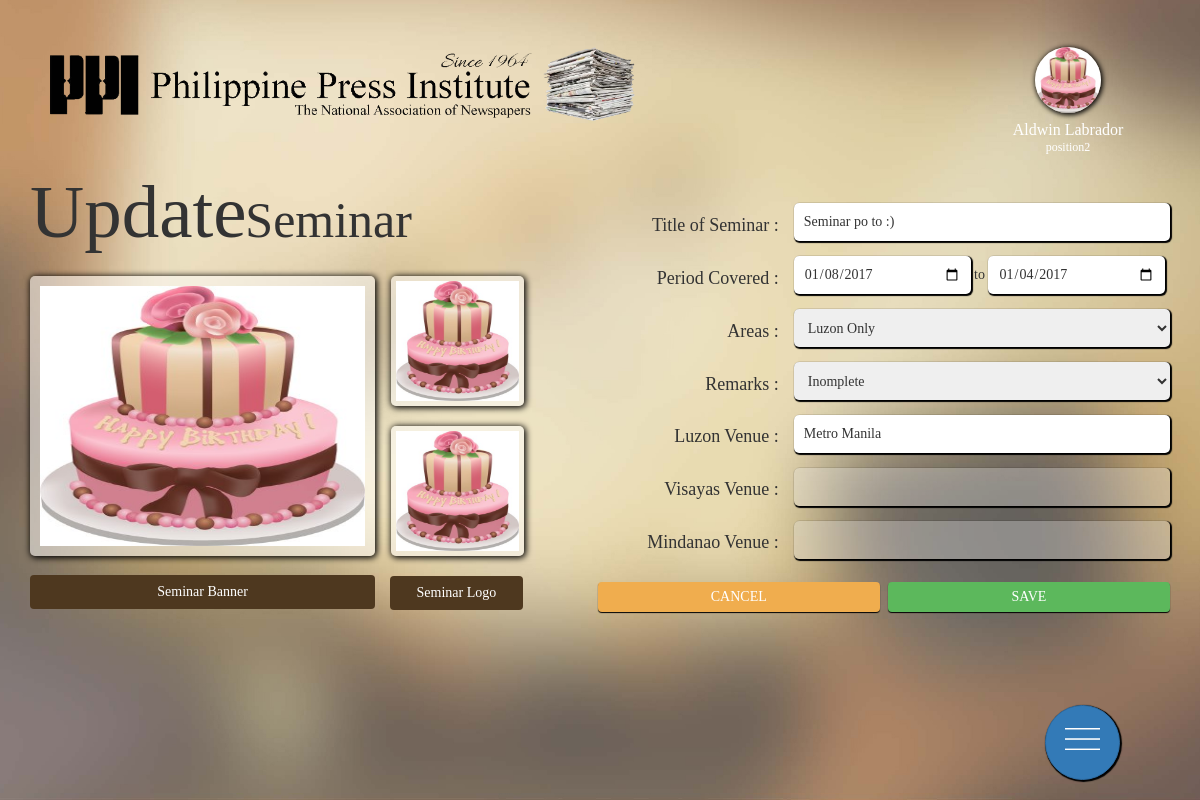
/seminarUpdate.php?id=5 (signed in), run on the app's committed database.
### tables this page shows
CREATE TABLE `tbl_seminars` (
  `id` int(11) NOT NULL,
  `partner_id` int(11) NOT NULL,
  `title_seminar` mediumtext NOT NULL,
  `period_to` date NOT NULL,
  `period_from` date NOT NULL,
  `areas` varchar(25) NOT NULL,
  `remarks` varchar(25) NOT NULL,
  `luzon` mediumtext NOT NULL,
  `visayas` mediumtext NOT NULL,
  `mindanao` mediumtext NOT NULL,
  `seminar_logo` mediumtext NOT NULL,
  `seminar_banner` mediumtext NOT NULL,
  `date_added` datetime NOT NULL,
  `date_updated` datetime NOT NULL,
  `deleted` varchar(3) NOT NULL
);

### seminarUpdate.php (the view, shortened to what this page needs)
<!DOCTYPE html>
<html>
<?php include("connection.php"); ?>
<head>
	<?php include("head.php"); ?>
	<?php include("queries.php"); ?>
</head>
<body class="goldNoBorder">
	<div class="container-fluid">
		<?php header2(); ?>
		<div class="container">
		<form action="" method="POST" enctype="multipart/form-data">
			<div class="leftSideSeminar">
				<p>Update <span>Seminar</span></p><br>
				<?php
					$sql = "SELECT * FROM tbl_seminars WHERE id = '".$_GET['id']."'";
					$query = mysqli_query($connection,$sql);
					$result = mysqli_fetch_assoc($query);
				?>
                <div class="preview">
					<div class="logoBox">
						<img id="seminarLogoImagePreview" class="logoPreview" src="<?php echo $result['seminar_logo']; ?>">
						<img id="seminarLogo2ImagePreview" class="logoPreview" src="<?php echo $result['seminar_logo']; ?>">
						<span class="btn btn-file two" style="color: white">Seminar Logo<input type="file" name="seminarLogoImage" id="uploadImageSeminarLogo" onchange="PreviewImageSeminarLogo();" ></span>
					</div>
                	<img id="seminarBannerImagePreview" class="bannerPreview" src="<?php echo $result['seminar_banner']; ?>">
                	<span class="btn btn-file" style="color: white">
                	Seminar Banner<input type="file" name="seminarBannerImage" id="uploadImageSeminarBanner" onchange="PreviewImageSeminarBanner();" >
                	</span>
                </div>
			</div>
			<div class="rightSideSeminar">
				<div class="fieldName">
					<ul>
						<li>Title of Seminar :</li>
						<li>Period Covered :</li>
						<li>Areas :</li>
						<li>Remarks :</li>
						<li>Luzon Venue :</li>
						<li>Visayas Venue :</li>
						<li>Mindanao Venue :</li>
					</ul>
				</div>
				<div class="textBoxes">
					<input type="text" name="title_seminar" value="<?php echo $result['title_seminar']; ?>">
					<input type="date" name="period_to" value="<?php echo $result['period_to']; ?>"> to <input type="date" name="period_from" value="<?php echo $result['period_from']; ?>">
					<select name="areas" id="areasCollection">
						<option value="Luzon Only" id="luzon" <?php if($result['areas']=="Luzon Only") echo 'selected'; ?>>Luzon Only</option>
					</select>
					<select name="remarks">
						<option value="Incomplete" <?php if($result['remarks']=="Incomplete") echo 'selected'; ?>>Inomplete</option>
					</select>
					<input type="text" name="luzon" id="luzonVenue" value="<?php echo $result['luzon']; ?>">
					<input type="text" name="visayas" id="visayasVenue" value="<?php echo $result['visayas']; ?>">
					<input type="text" name="mindanao" id="mindanaoVenue" value="<?php echo $result['mindanao']; ?>">
				</div>
				<div class="cmsButtons">
					<button type="submit" class="btn-success" name="seminarUpdate">SAVE</button>
					<button type="button" class="btn-warning" onclick="location.href='partnerSeminars.php'">CANCEL</button>
				</div>
			</div>
		</div>
	</div>
</body>
		<?php floatButtonsSeminarManager(); ?>
</html>

### head.php (shortened to what this page needs)
<link rel="stylesheet" type="text/css" href="css/stylesheet.css">
<link rel="stylesheet" type="text/css" href="css/bootstrap.min.css">
<?php
	function header2(){
?>
		<div style="float:left">
			<div class="header2">
				<img src="img/PPI Logo2.png" width="100%">
			</div>
			<div class="header">
        <div class="dropdown profile">
  				<img src="<?php adminInfo("photo"); ?>" class="dropdown-toggle" data-toggle="dropdown">
        </div>
				<p style="font-size: 16px"><?php adminInfo("full_name") ?></p>
				<p><?php adminInfo("position"); ?></p>
			</div>
		</div>
<?php
	}
?>
<?php
	function floatButtonsSeminarManager(){
?>
    <div class="mini">
      <div class="btn-group">
        <a href="javascript:void(0)" class="btn btn-primary btn-fab" id="main">
          	<img src = "img/Menu.png">
        </a>
      </div>
    </div>
<?php
	}
?>

### queries.php (shortened to what this page needs)
<?php
	function adminInfo($detail){
		include("connection.php");
		$sql= "SELECT * FROM tbl_admin WHERE id = '".$_SESSION['id']."'";
			$query = mysqli_query($connection, $sql);
			$result = mysqli_fetch_assoc($query);
			$photo = $result['photo'];
			$username = $result['username'];
			$last_name = $result['last_name'];
			$first_name = $result['first_name'];
			$full_name = $first_name.' '.$last_name;
			$position = $result['position'];
			$admin_type = $result['admin_type'];
			if($detail=="photo"){
				echo $photo;
			}else if($detail=="username"){
				echo $username;
			}else if($detail=="position"){
				echo $position;
			}else if($detail=="last_name"){
				echo $last_name;
			}else if($detail=="first_name"){
				echo $first_name;
			}else if($detail=="full_name"){
				echo $full_name;
			}else if($detail=="admin_type"){
				echo $admin_type;
			}
	}
?>

### css/stylesheet.css (style rules this page uses)
* { font-family: Century Gothic; }
body.goldNoBorder { background-image: url(../img/PPI_BackgroundNoBorder.jpg); background-size: 100% 100%; background-repeat: no-repeat; background-attachment: fixed; }
.header { float: right; width: 20%; margin-top: 4%; }
.header p { text-align: center; line-height: 20%; margin-top: 15px; font-family: Century Gothic; font-size: 12px; color: white; }
.profile { width: 66px; height: 66px; border-radius: 50%; background-color: transparent; margin: 0 auto; box-shadow: 1px 1px 5px 1px black; }
.profile img { border-radius: 50%; width: 66px; height: 66px; float: left; }
.header2 { width: 50%; float: left; margin-top: 4%; margin-left: 3%; }
.btn-group .btn-fab { position: fixed !important; right: 20px; }
#main { bottom: 20px; border-radius: 50%; height: 75px; width: 75px; margin-right: 5%; box-shadow: 1px 1px 1px 1px black; }
.mini img { width: 70%; margin-top: 10px; filter: brightness(0) invert(1); }
.preview { width: 100%; float: left; }
.bannerPreview { width: 70%; height: 280px; float: left; border-radius: 5px; margin-bottom: 4%; background-color: rgba(255,255,255,0.5); box-shadow: 1px 1px 6px 1px black; padding: 10px; }
.logoPreview { width: 100%; height: 130px; margin-left: 1%; border-radius: 5px; background-color: rgba(255,255,255,0.5); box-shadow: 1px 1px 6px 1px black; float: left; margin-bottom: 20px; padding: 5px; }
.logoBox { width: 27%; float: right; }
.btn-file { position: relative; overflow: hidden; width: 70%; background-color: #4E381F; color: white; }
.two { width: 100%; }
.fieldName { width: 40%; float: left; padding-right: 15px; }
.fieldName ul li { list-style: none; text-decoration: none; text-align: right; margin-top: 10px; margin-bottom: 27px; font-size: 18px; font-family: Century Gothic; }
.textBoxes { width: 60%; float: left; }
.textBoxes input[type="text"] { width: 100%; border-radius: 5px; border: none; margin-bottom: 15px; height: 38px; padding: 0px 10px; box-shadow: 1px 1px 1px 1px black; float: left; }
.cmsButtons { width: 100%; float: left; }
.cmsButtons button { width: 45%; float: right; margin-left: 8px; border-radius: 4px; border: none; height: 30px; box-shadow: 0px 1px 1px 0px black; }
.leftSideSeminar { width: 45%; height: 120px; float: left; padding-right: 20px; }
.leftSideSeminar p { float: left; font-size: 75px; font-family: AardvarkBold; }
.leftSideSeminar p span { margin-left: -20px; font-size: 50px; }
.rightSideSeminar { width: 55%; height: 100px; float: left; padding-top: 45px; }
.textBoxes input[type="text"] { width: 100%; border-radius: 5px; border: none; margin-bottom: 15px; height: 38px; padding: 0px 10px; box-shadow: 1px 1px 1px 1px black; }
.textBoxes select { width: 100%; border-radius: 5px; border: none; margin-bottom: 15px; height: 38px; padding: 0px 10px; box-shadow: 1px 1px 1px 1px black; }
.textBoxes input[type="date"] { width: 47%; border-radius: 5px; border: none; margin-bottom: 15px; height: 38px; padding: 0px 10px; box-shadow: 1px 1px 1px 1px black; }

### data on the page
tbl_seminars: seminar_logo (picture), seminar_banner (picture), title_seminar "Seminar po to :)", period_to "01/08/2017", period_from "01/04/2017", areas "Luzon Only", remarks "Inomplete", luzon "Metro Manila"

### other printed values
$full_name "Aldwin Labrador"
$position "position2"
